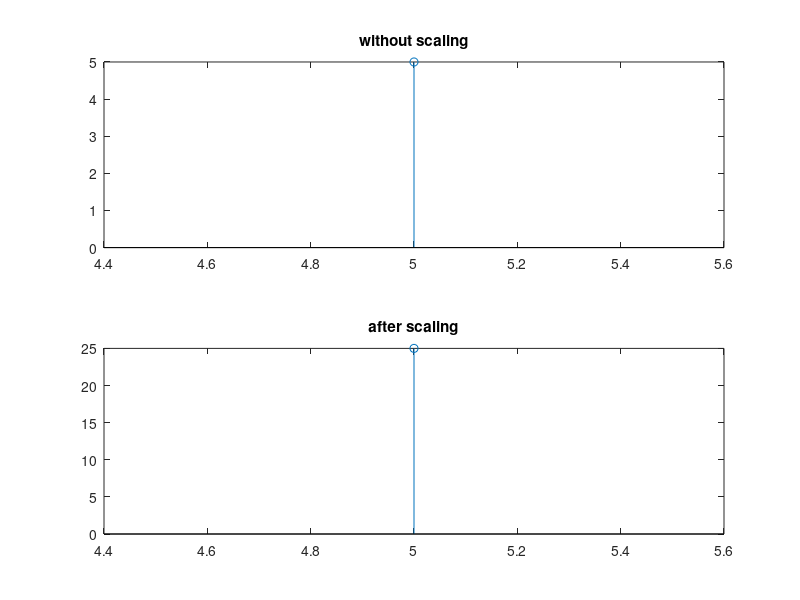

Write the MATLAB code that produced this figure.
clc;
clear all;
close all;
x = input('enter the sequence');
s = input('enter the scaling factor');
y = input('enter the starting point');
[p q] = size(x);
n = y:y+q-1;
subplot(2,1,1);
stem(n,x);
title('without scaling');
subplot(2,1,2);
stem(n,s.*x);
title('after scaling');

